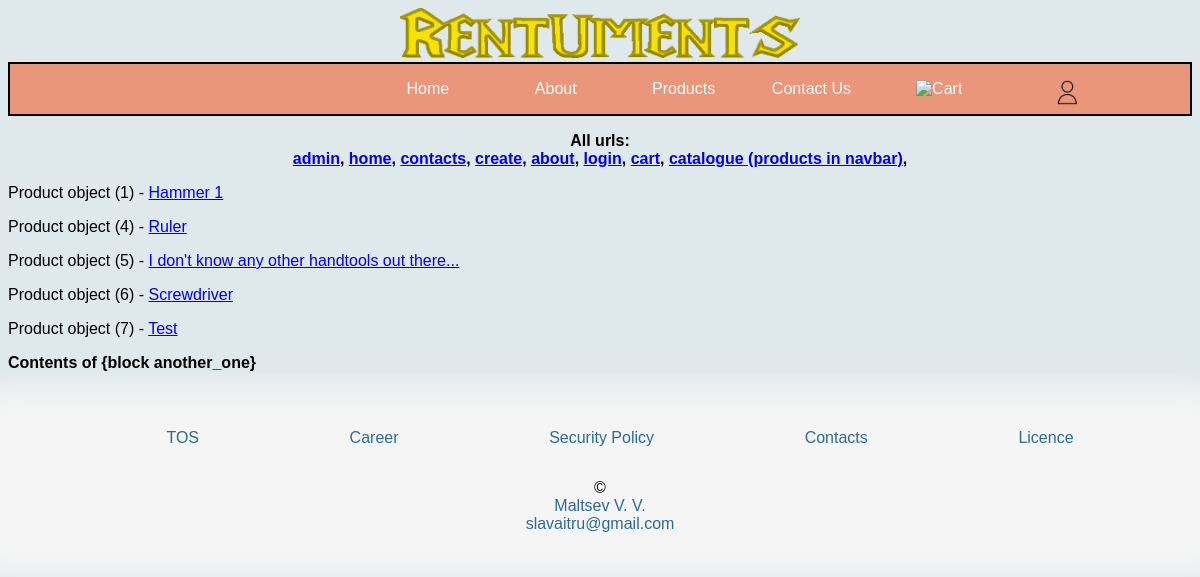
The page /products/all/ on the database its author committed.
### products/models.py (models this page shows)
class Product(models.Model):
    title       = models.CharField(max_length=120)
    description = models.TextField(blank=True, null=True)
    price       = models.DecimalField(max_digits=20, decimal_places=2)
    summary     = models.TextField(default='This is cool!')
    featured    = models.BooleanField(default=False)
    def get_absolute_url(self):
        return reverse("products-dynamic", kwargs={"id": self.id})

### products/views.py (the view)
# urls.py: path('all/', product_list_view, name='products-list'),
def product_list_view(request):
    queryset = Product.objects.all() # list of objects
    context = {
        'object_list': queryset
    }
    return render(request, 'products/product_list.html', context)

### products/templates/products/product_list.html
{% extends 'base.html' %}
{% block cnt %}
{% for i in object_list %}
    <p> {{ i }} - <a href="{{ i.get_absolute_url }}">{{ i.title }}</a></p>
{% endfor %}
{% endblock cnt %}

### static/css/navbar.css (style rules this page uses)
* { background-color: #dfe8eb; }

### static/css/contacts.css (style rules this page uses)
* { font-family: Verdana, Geneva, Tahoma, sans-serif; }

### rows shown on the page
Product: id "Product object (1)", title "Hammer 1"
Product: id "Product object (4)", title "Ruler"
Product: id "Product object (5)", title "I don't know any other handtools out there..."
Product: id "Product object (6)", title "Screwdriver"
Product: id "Product object (7)", title "Test"
